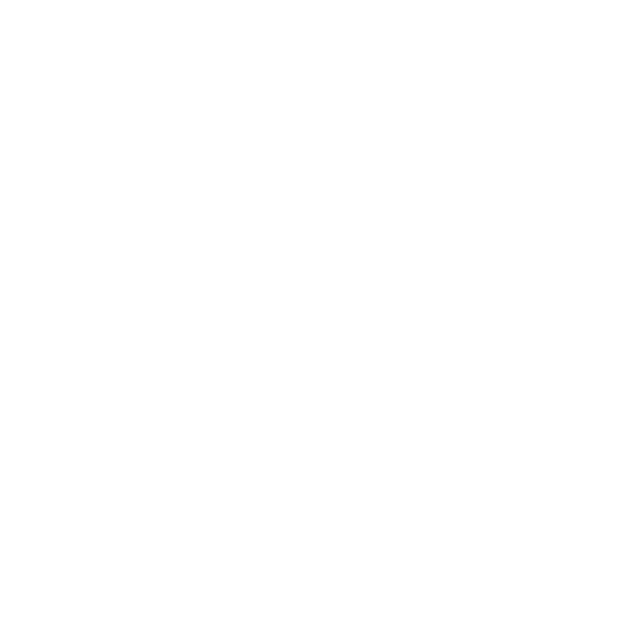
Frame 1 (no input)
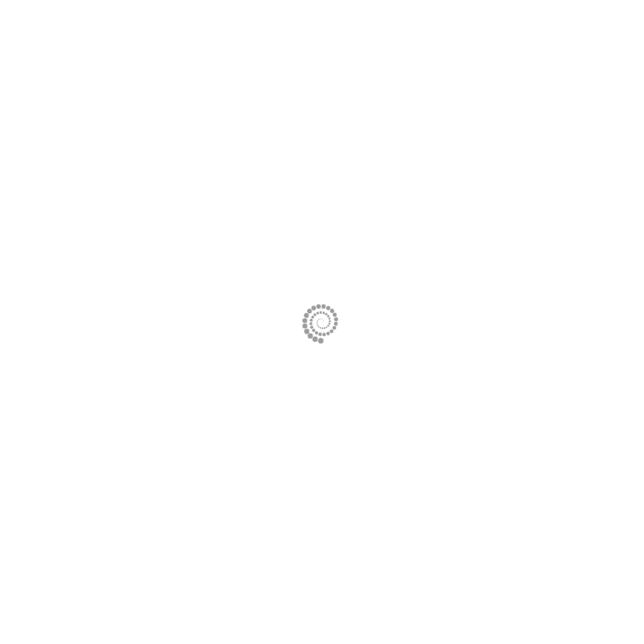
Frame 60 (no input)
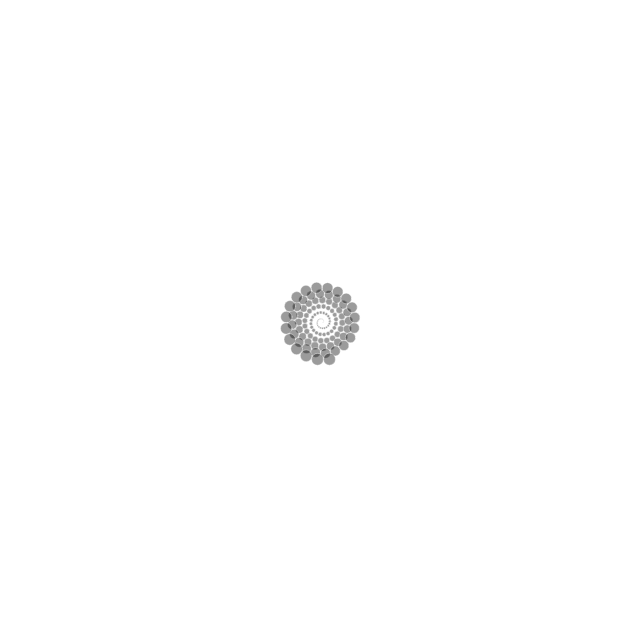
Frame 120 (the mouse pressed at the canvas centre since frame 60)

The p5.js sketch that drew these frames (run headless with seeded random() and noise() and a simulated clock; from frame 60 on, the mouse is pressed at the canvas centre):

// p5.js sketch
// ── sketch.js
var oldX = 322;
var oldY = 322;

var counter = 0;

var divider = 3.14;

function setup(){
  createCanvas(644, 644);
  background(255);
  fill(0, 0, 0, 100);
  stroke(255, 255, 255, 100);
  frameRate(80);
}

function draw(){
  var newX = sin(counter/divider)*(counter/divider)+322;
  var newY = cos(counter/divider)*(counter/divider)+322;

  var distance = dist(oldX, oldY, newX, newY);
  ellipse(newX, newY, distance, distance)
  oldX = newX;
  oldY = newY;

  counter++;

  if(counter>800){
    var rnd = random(255);
    fill(rnd, rnd, rnd, 100);
    counter = 0;
    oldX = 322;
    oldY = 322;
    divider = random(5);
  }

}
